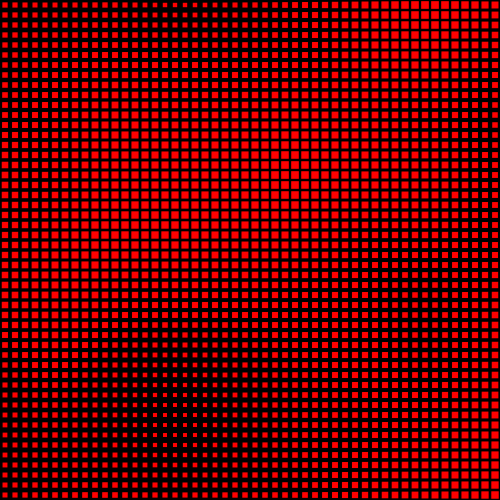
Frame 1 (no input)
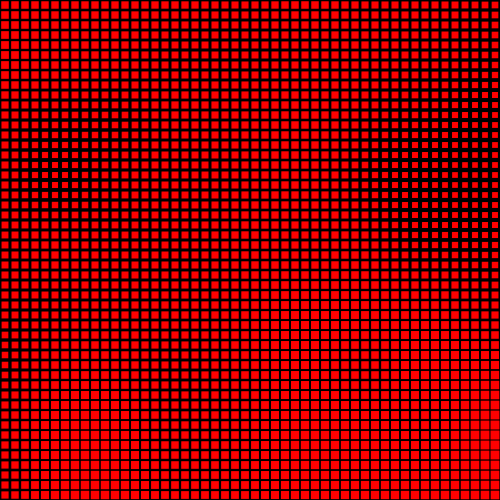
Frame 60 (the mouse pressed at the canvas centre just before this capture)
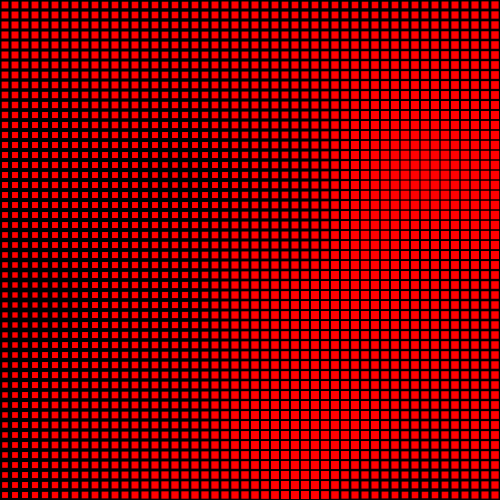
Frame 120 (the mouse held since frame 60 and released just before this capture)

The Processing sketch that drew these frames (run headless with seeded random() and noise(); from frame 60 on, the mouse is pressed at the canvas centre):

// Processing sketch: formChangesDensity
// ── formChangesDensity.pde
/* OpenProcessing Tweak of *@*http://www.openprocessing.org/sketch/100821*@* */
/* !do not delete the line above, required for linking your tweak if you upload again */

float xn, yn, zn;
float xstart;
long n;

void setup() {
  size(500, 500);
  smooth();
  noStroke();
  noCursor();
  rectMode(CENTER);
  n = (long)random(10000);
}

void draw() {
  background(0);
  noiseSeed(n);
  
  yn = noise(n);  // ynはここでリセット
  zn += 0.03;  // znはリセットしない
  
  for (int i = 0; i <= width / 10; i++) {
    xn = noise(n);  // ここでxnをリセットすることでまとまりがでる
    yn += 0.02;
    
    for (int j = 0; j <= height/10; j++) {
      xn += 0.02;
      float rs = noise(xn, yn, zn) * 15;
      fill(255, 0, 0);
      rect(i * 10 + 5, j * 10 + 5, rs, rs);
    }
  }
}
